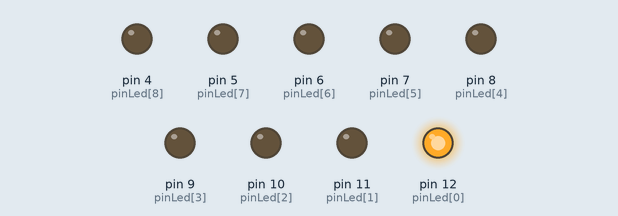
Bench run of a sketch on a simulated Arduino Uno, built with avr-gcc and run on an emulated ATmega328P. On the bench: output pins drawn as LEDs (lit = HIGH).

Above: at 0.05 s.
At 0.55 s:
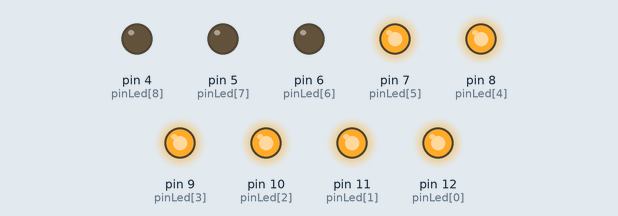
At 1.05 s:
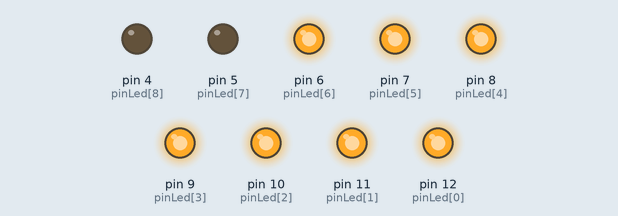
At 2.05 s:
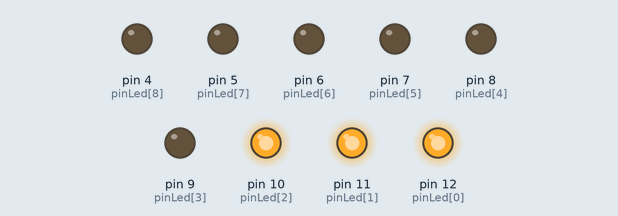
At 3.15 s:
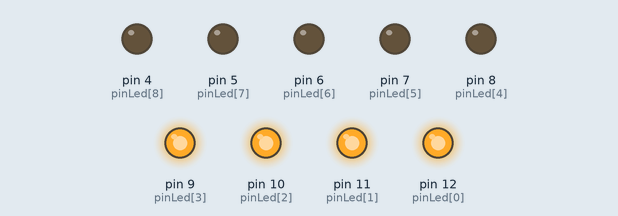
At 4.05 s:
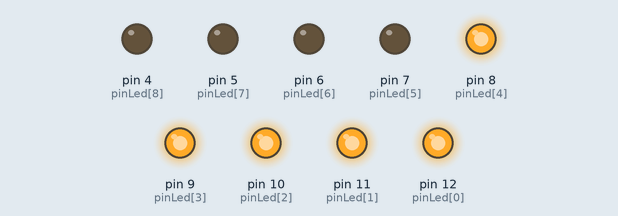
Timing chart, 0 to 4.3 s (numbered marks = the images above):
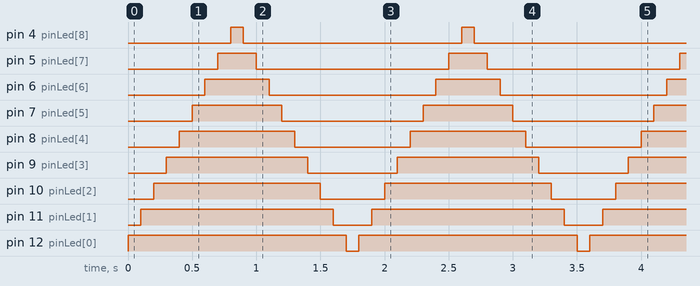

Measured:
- by itself, pin 4 (pinLed[8]): alternates HIGH for 0.10 s and LOW for 1.7 s
- by itself, pin 5 (pinLed[7]): alternates HIGH for 0.30 s and LOW for 1.5 s
- by itself, pin 6 (pinLed[6]): alternates HIGH for 0.50 s and LOW for 1.3 s
- by itself, pin 7 (pinLed[5]): alternates HIGH for 0.70 s and LOW for 1.1 s
- by itself, pin 8 (pinLed[4]): alternates HIGH for 0.90 s and LOW for 0.90 s
- by itself, pin 9 (pinLed[3]): alternates HIGH for 1.1 s and LOW for 0.70 s
- by itself, pin 10 (pinLed[2]): alternates HIGH for 1.3 s and LOW for 0.50 s
- by itself, pin 11 (pinLed[1]): alternates HIGH for 1.5 s and LOW for 0.30 s

The sketch:

scrolling9leds.ino
```cpp
// Declaration of variables
int pinLed[9] = {12,11,10,9,8,7,6,5,4};
int numberLed;

void setup() {
  // Set pins to OUTPUT

  int x;
  for (x = 0; x <= 8; x++){
    pinMode(pinLed[x], OUTPUT);
  }

}

void loop() {
  // Turn on the leds
  for (numberLed = 0; numberLed <=8; numberLed ++){
    digitalWrite(pinLed[numberLed], HIGH);
    delay(100);
  }
  // Turn off the leds
  for (numberLed = 8; numberLed >=0; numberLed --){
    digitalWrite(pinLed[numberLed], LOW);
    delay(100);
  }

}
```
